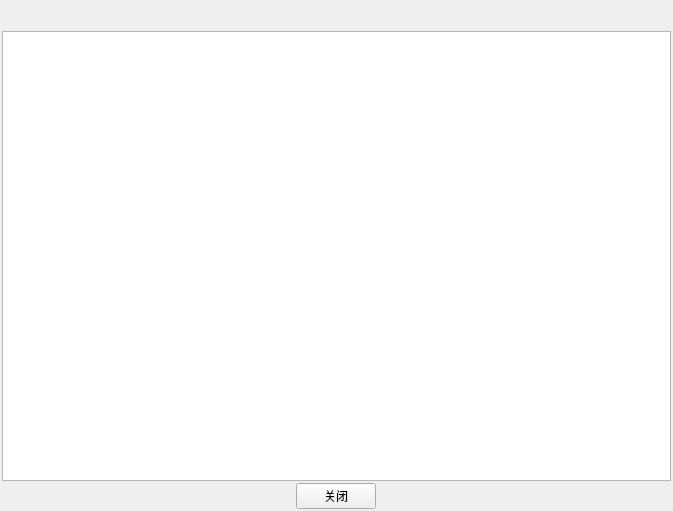
<?xml version="1.0" encoding="UTF-8"?>
<ui version="4.0">
 <class>fileview</class>
 <widget class="QWidget" name="fileview">
  <property name="geometry">
   <rect>
    <x>0</x>
    <y>0</y>
    <width>673</width>
    <height>511</height>
   </rect>
  </property>
  <property name="windowTitle">
   <string>Widget</string>
  </property>
  <layout class="QVBoxLayout" name="verticalLayout">
   <property name="spacing">
    <number>2</number>
   </property>
   <property name="margin" stdset="0">
    <number>2</number>
   </property>
   <item>
    <layout class="QHBoxLayout" name="horizontalLayout">
     <item>
      <widget class="QToolButton" name="backButton">
       <property name="enabled">
        <bool>true</bool>
       </property>
       <property name="styleSheet">
        <string notr="true">border-style: flat;</string>
       </property>
       <property name="text">
        <string/>
       </property>
       <property name="icon">
        <iconset resource="resource.qrc">
         <normaloff>:/images/buttons/images/left-24.png</normaloff>:/images/buttons/images/left-24.png</iconset>
       </property>
       <property name="iconSize">
        <size>
         <width>24</width>
         <height>24</height>
        </size>
       </property>
       <property name="autoRaise">
        <bool>true</bool>
       </property>
      </widget>
     </item>
     <item>
      <widget class="QToolButton" name="forwardButton">
       <property name="styleSheet">
        <string notr="true">border-style: flat;</string>
       </property>
       <property name="text">
        <string/>
       </property>
       <property name="icon">
        <iconset resource="resource.qrc">
         <normaloff>:/images/buttons/images/right-24.png</normaloff>:/images/buttons/images/right-24.png</iconset>
       </property>
       <property name="iconSize">
        <size>
         <width>24</width>
         <height>24</height>
        </size>
       </property>
      </widget>
     </item>
     <item>
      <widget class="QToolButton" name="aheadButton">
       <property name="styleSheet">
        <string notr="true">border-style: flat;</string>
       </property>
       <property name="text">
        <string/>
       </property>
       <property name="icon">
        <iconset resource="resource.qrc">
         <normaloff>:/images/buttons/images/up-24.png</normaloff>:/images/buttons/images/up-24.png</iconset>
       </property>
       <property name="iconSize">
        <size>
         <width>24</width>
         <height>24</height>
        </size>
       </property>
      </widget>
     </item>
     <item>
      <widget class="QToolButton" name="listButton">
       <property name="styleSheet">
        <string notr="true">border-style: flat;</string>
       </property>
       <property name="text">
        <string/>
       </property>
       <property name="icon">
        <iconset resource="resource.qrc">
         <normaloff>:/images/buttons/images/viewlist-24.png</normaloff>:/images/buttons/images/viewlist-24.png</iconset>
       </property>
       <property name="iconSize">
        <size>
         <width>24</width>
         <height>24</height>
        </size>
       </property>
      </widget>
     </item>
     <item>
      <widget class="QToolButton" name="detailButton">
       <property name="styleSheet">
        <string notr="true">border-style: flat;</string>
       </property>
       <property name="text">
        <string/>
       </property>
       <property name="icon">
        <iconset resource="resource.qrc">
         <normaloff>:/images/buttons/images/viewdetailed-24.png</normaloff>:/images/buttons/images/viewdetailed-24.png</iconset>
       </property>
       <property name="iconSize">
        <size>
         <width>24</width>
         <height>24</height>
        </size>
       </property>
      </widget>
     </item>
    </layout>
   </item>
   <item>
    <widget class="QStackedWidget" name="stackedWidget">
     <property name="frameShape">
      <enum>QFrame::Shape::NoFrame</enum>
     </property>
     <property name="currentIndex">
      <number>0</number>
     </property>
     <widget class="QWidget" name="page">
      <layout class="QVBoxLayout" name="verticalLayout_2">
       <property name="spacing">
        <number>0</number>
       </property>
       <property name="margin" stdset="0">
        <number>0</number>
       </property>
       <item>
        <widget class="QListView" name="listView"/>
       </item>
      </layout>
     </widget>
     <widget class="QWidget" name="page_2">
      <layout class="QVBoxLayout" name="verticalLayout_3">
       <property name="spacing">
        <number>0</number>
       </property>
       <property name="margin" stdset="0">
        <number>0</number>
       </property>
       <item>
        <widget class="QTreeView" name="treeView"/>
       </item>
      </layout>
     </widget>
    </widget>
   </item>
   <item>
    <layout class="QHBoxLayout" name="horizontalLayout_2">
     <item>
      <widget class="QPushButton" name="closeButton">
       <property name="sizePolicy">
        <sizepolicy hsizetype="Fixed" vsizetype="Fixed">
         <horstretch>0</horstretch>
         <verstretch>0</verstretch>
        </sizepolicy>
       </property>
       <property name="text">
        <string>关闭</string>
       </property>
       <property name="flat">
        <bool>false</bool>
       </property>
      </widget>
     </item>
    </layout>
   </item>
  </layout>
 </widget>
 <layoutdefault spacing="6" margin="11"/>
 <resources>
  <include location="resource.qrc"/>
 </resources>
 <connections/>
</ui>
